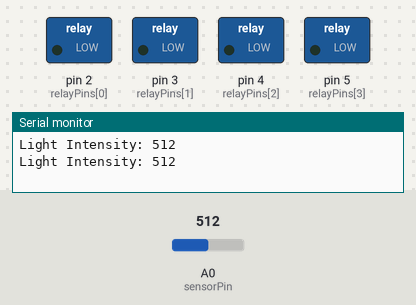
The sketch below on a simulated Arduino Uno, built with avr-gcc and run on an emulated ATmega328P. Shown: switched loads named in the sketch (green lamp = pin HIGH), the last lines printed to the serial monitor. The test bench sets the inputs (shaded band); at power-on: A0 (sensorPin) = 512.

Above: at 4.8 s.
4.9 s: A0 (sensorPin) set to 156
9.9 s: A0 (sensorPin) set to 141
At 15.8 s:
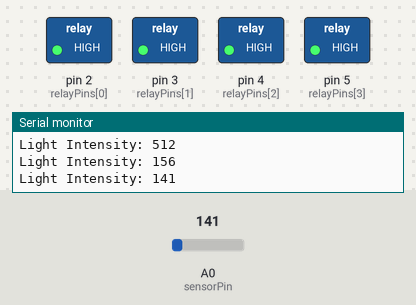
16.5 s: A0 (sensorPin) set to 160
At 20.8 s:
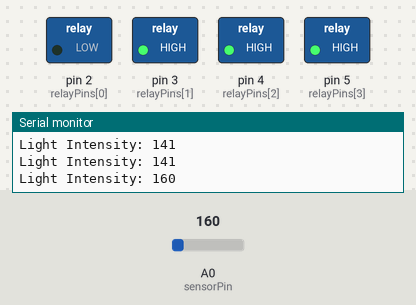
24.5 s: A0 (sensorPin) set to 140
At 28.8 s:
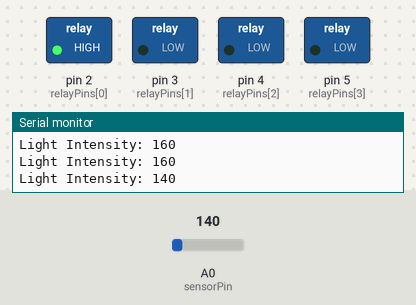
32.5 s: A0 (sensorPin) set to 306
At 37.5 s:
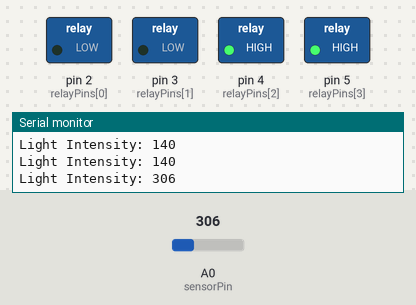
Timing chart, 0 to 40.5 s (numbered marks = the images above; inputs shaded):
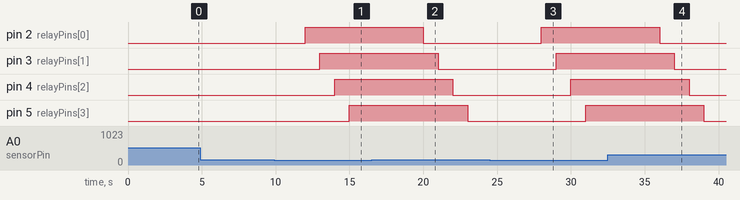

Measured:
- the behaviour switches between 150 and 149 on A0 (sensorPin) (found by bisection; images 0 and 1)
- after the input at 9.9 s, pin 2 (relayPins[0]): LOW → HIGH after 2.1 s; pin 3 (relayPins[1]): LOW → HIGH after 3.1 s; pin 4 (relayPins[2]): LOW → HIGH after 4.1 s; pin 5 (relayPins[3]): LOW → HIGH after 5.1 s
- after the input at 16.5 s, pin 2 (relayPins[0]): HIGH → LOW after 3.5 s; pin 3 (relayPins[1]): HIGH → LOW after 4.5 s; pin 4 (relayPins[2]): HIGH → LOW after 5.5 s; pin 5 (relayPins[3]): HIGH → LOW after 6.5 s
- after the input at 24.5 s, pin 2 (relayPins[0]): LOW → HIGH after 3.5 s; pin 3 (relayPins[1]): LOW → HIGH after 4.5 s; pin 4 (relayPins[2]): LOW → HIGH after 5.5 s; pin 5 (relayPins[3]): LOW → HIGH after 6.5 s
- after the input at 32.5 s, pin 2 (relayPins[0]): HIGH → LOW after 3.5 s; pin 3 (relayPins[1]): HIGH → LOW after 4.5 s; pin 4 (relayPins[2]): HIGH → LOW after 5.5 s; pin 5 (relayPins[3]): HIGH → LOW after 6.5 s

The sketch:

smart-street-lighting-system.ino
```cpp
//Tech Trends Shameer
//Smart Street Lighting System

const int sensorPin = A0;  // Connect TEMP600 to analog pin A0
const int relayPins[] = {2, 3, 4, 5};  // Connect relays or transistors to digital pins D2, D3, D4, D5
const int numRelays = 4;  // Number of bulbs

void setup() {
  Serial.begin(115200);
  pinMode(sensorPin, INPUT);

  // Set relay pins as OUTPUT
  for (int i = 0; i < numRelays; i++) {
    pinMode(relayPins[i], OUTPUT);
  }
}

void loop() {
  int lightIntensity = analogRead(sensorPin);

  // Adjust the threshold value based on your environment
  int threshold = 500;
  Serial.print("Light Intensity: ");
  Serial.println(lightIntensity);

  if (lightIntensity < 150) {
    // Turn on all the bulbs with a delay
    for (int i = 0; i < numRelays; i++) {
      digitalWrite(relayPins[i], HIGH);
      delay(1000); // Adjust the delay based on your needs

    }

    // Turn off all the bulbs
  /*  for (int i = 0; i < numRelays; i++) {
      digitalWrite(relayPins[i], LOW);
    }*/
  } else {
    // Ensure all bulbs are off if the light intensity is sufficient
    for (int i = 0; i < numRelays; i++) {
      digitalWrite(relayPins[i], LOW);
       delay(1000); // Adjust the delay based on your needs
    }
  }


}
```
